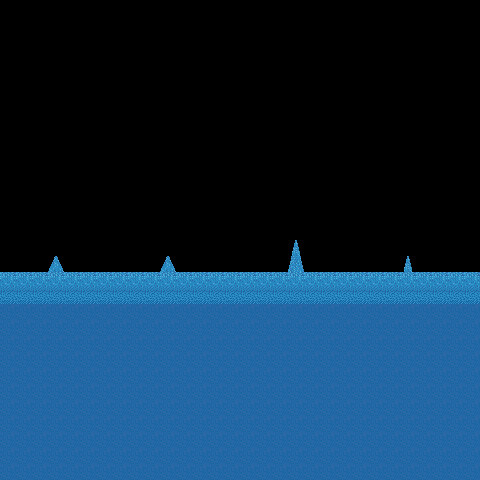

The image is a tile-based game level rendered from a .tmx file. Its description and complete source (layers, tilesets, objects, tile grids) follow:
An orthogonal 30x30 tile map with 16x16 px tiles, 2 tile layers (walls, obstacles).

<map version="1.10" tiledversion="1.10.2" orientation="orthogonal" renderorder="right-down" width="30" height="30" tilewidth="16" tileheight="16" infinite="0" nextlayerid="3" nextobjectid="1">
 <tileset firstgid="1" source="../ice.tsx" />
 <layer id="1" name="walls" width="30" height="30">
  <data encoding="csv">
0,0,0,0,0,0,0,0,0,0,0,0,0,0,0,0,0,0,0,0,0,0,0,0,0,0,0,0,0,0,
0,0,0,0,0,0,0,0,0,0,0,0,0,0,0,0,0,0,0,0,0,0,0,0,0,0,0,0,0,0,
0,0,0,0,0,0,0,0,0,0,0,0,0,0,0,0,0,0,0,0,0,0,0,0,0,0,0,0,0,0,
0,0,0,0,0,0,0,0,0,0,0,0,0,0,0,0,0,0,0,0,0,0,0,0,0,0,0,0,0,0,
0,0,0,0,0,0,0,0,0,0,0,0,0,0,0,0,0,0,0,0,0,0,0,0,0,0,0,0,0,0,
0,0,0,0,0,0,0,0,0,0,0,0,0,0,0,0,0,0,0,0,0,0,0,0,0,0,0,0,0,0,
0,0,0,0,0,0,0,0,0,0,0,0,0,0,0,0,0,0,0,0,0,0,0,0,0,0,0,0,0,0,
0,0,0,0,0,0,0,0,0,0,0,0,0,0,0,0,0,0,0,0,0,0,0,0,0,0,0,0,0,0,
0,0,0,0,0,0,0,0,0,0,0,0,0,0,0,0,0,0,0,0,0,0,0,0,0,0,0,0,0,0,
0,0,0,0,0,0,0,0,0,0,0,0,0,0,0,0,0,0,0,0,0,0,0,0,0,0,0,0,0,0,
0,0,0,0,0,0,0,0,0,0,0,0,0,0,0,0,0,0,0,0,0,0,0,0,0,0,0,0,0,0,
0,0,0,0,0,0,0,0,0,0,0,0,0,0,0,0,0,0,0,0,0,0,0,0,0,0,0,0,0,0,
0,0,0,0,0,0,0,0,0,0,0,0,0,0,0,0,0,0,0,0,0,0,0,0,0,0,0,0,0,0,
0,0,0,0,0,0,0,0,0,0,0,0,0,0,0,0,0,0,0,0,0,0,0,0,0,0,0,0,0,0,
0,0,0,0,0,0,0,0,0,0,0,0,0,0,0,0,0,0,0,0,0,0,0,0,0,0,0,0,0,0,
0,0,0,0,0,0,0,0,0,0,0,0,0,0,0,0,0,0,0,0,0,0,0,0,0,0,0,0,0,0,
0,0,0,0,0,0,0,0,0,0,0,0,0,0,0,0,0,0,0,0,0,0,0,0,0,0,0,0,0,0,
5,5,5,5,5,5,5,5,5,5,5,5,5,5,5,5,5,5,5,5,5,5,5,5,5,5,5,5,5,5,
9,9,9,9,9,9,9,9,9,9,9,9,9,9,9,9,9,9,9,9,9,9,9,9,9,9,9,9,9,9,
13,13,13,13,13,13,13,13,13,13,13,13,13,13,13,13,13,13,13,13,13,13,13,13,13,13,13,13,13,13,
13,13,13,13,13,13,13,13,13,13,13,13,13,13,13,13,13,13,13,13,13,13,13,13,13,13,13,13,13,13,
13,13,13,13,13,13,13,13,13,13,13,13,13,13,13,13,13,13,13,13,13,13,13,13,13,13,13,13,13,13,
13,13,13,13,13,13,13,13,13,13,13,13,13,13,13,13,13,13,13,13,13,13,13,13,13,13,13,13,13,13,
13,13,13,13,13,13,13,13,13,13,13,13,13,13,13,13,13,13,13,13,13,13,13,13,13,13,13,13,13,13,
13,13,13,13,13,13,13,13,13,13,13,13,13,13,13,13,13,13,13,13,13,13,13,13,13,13,13,13,13,13,
13,13,13,13,13,13,13,13,13,13,13,13,13,13,13,13,13,13,13,13,13,13,13,13,13,13,13,13,13,13,
13,13,13,13,13,13,13,13,13,13,13,13,13,13,13,13,13,13,13,13,13,13,13,13,13,13,13,13,13,13,
13,13,13,13,13,13,13,13,13,13,13,13,13,13,13,13,13,13,13,13,13,13,13,13,13,13,13,13,13,13,
13,13,13,13,13,13,13,13,13,13,13,13,13,13,13,13,13,13,13,13,13,13,13,13,13,13,13,13,13,13,
13,13,13,13,13,13,13,13,13,13,13,13,13,13,13,13,13,13,13,13,13,13,13,13,13,13,13,13,13,13
</data>
 </layer>
 <layer id="2" name="obstacles" width="30" height="30">
  <data encoding="csv">
0,0,0,0,0,0,0,0,0,0,0,0,0,0,0,0,0,0,0,0,0,0,0,0,0,0,0,0,0,0,
0,0,0,0,0,0,0,0,0,0,0,0,0,0,0,0,0,0,0,0,0,0,0,0,0,0,0,0,0,0,
0,0,0,0,0,0,0,0,0,0,0,0,0,0,0,0,0,0,0,0,0,0,0,0,0,0,0,0,0,0,
0,0,0,0,0,0,0,0,0,0,0,0,0,0,0,0,0,0,0,0,0,0,0,0,0,0,0,0,0,0,
0,0,0,0,0,0,0,0,0,0,0,0,0,0,0,0,0,0,0,0,0,0,0,0,0,0,0,0,0,0,
0,0,0,0,0,0,0,0,0,0,0,0,0,0,0,0,0,0,0,0,0,0,0,0,0,0,0,0,0,0,
0,0,0,0,0,0,0,0,0,0,0,0,0,0,0,0,0,0,0,0,0,0,0,0,0,0,0,0,0,0,
0,0,0,0,0,0,0,0,0,0,0,0,0,0,0,0,0,0,0,0,0,0,0,0,0,0,0,0,0,0,
0,0,0,0,0,0,0,0,0,0,0,0,0,0,0,0,0,0,0,0,0,0,0,0,0,0,0,0,0,0,
0,0,0,0,0,0,0,0,0,0,0,0,0,0,0,0,0,0,0,0,0,0,0,0,0,0,0,0,0,0,
0,0,0,0,0,0,0,0,0,0,0,0,0,0,0,0,0,0,0,0,0,0,0,0,0,0,0,0,0,0,
0,0,0,0,0,0,0,0,0,0,0,0,0,0,0,0,0,0,0,0,0,0,0,0,0,0,0,0,0,0,
0,0,0,0,0,0,0,0,0,0,0,0,0,0,0,0,0,0,0,0,0,0,0,0,0,0,0,0,0,0,
0,0,0,0,0,0,0,0,0,0,0,0,0,0,0,0,0,0,0,0,0,0,0,0,0,0,0,0,0,0,
0,0,0,0,0,0,0,0,0,0,0,0,0,0,0,0,0,0,0,0,0,0,0,0,0,0,0,0,0,0,
0,0,0,0,0,0,0,0,0,0,0,0,0,0,0,0,0,0,4,0,0,0,0,0,0,0,0,0,0,0,
0,0,0,3,0,0,0,0,0,0,3,0,0,0,0,0,0,0,8,0,0,0,0,0,0,4,0,0,0,0,
0,0,0,0,0,0,0,0,0,0,0,0,0,0,0,0,0,0,0,0,0,0,0,0,0,0,0,0,0,0,
0,0,0,0,0,0,0,0,0,0,0,0,0,0,0,0,0,0,0,0,0,0,0,0,0,0,0,0,0,0,
0,0,0,0,0,0,0,0,0,0,0,0,0,0,0,0,0,0,0,0,0,0,0,0,0,0,0,0,0,0,
0,0,0,0,0,0,0,0,0,0,0,0,0,0,0,0,0,0,0,0,0,0,0,0,0,0,0,0,0,0,
0,0,0,0,0,0,0,0,0,0,0,0,0,0,0,0,0,0,0,0,0,0,0,0,0,0,0,0,0,0,
0,0,0,0,0,0,0,0,0,0,0,0,0,0,0,0,0,0,0,0,0,0,0,0,0,0,0,0,0,0,
0,0,0,0,0,0,0,0,0,0,0,0,0,0,0,0,0,0,0,0,0,0,0,0,0,0,0,0,0,0,
0,0,0,0,0,0,0,0,0,0,0,0,0,0,0,0,0,0,0,0,0,0,0,0,0,0,0,0,0,0,
0,0,0,0,0,0,0,0,0,0,0,0,0,0,0,0,0,0,0,0,0,0,0,0,0,0,0,0,0,0,
0,0,0,0,0,0,0,0,0,0,0,0,0,0,0,0,0,0,0,0,0,0,0,0,0,0,0,0,0,0,
0,0,0,0,0,0,0,0,0,0,0,0,0,0,0,0,0,0,0,0,0,0,0,0,0,0,0,0,0,0,
0,0,0,0,0,0,0,0,0,0,0,0,0,0,0,0,0,0,0,0,0,0,0,0,0,0,0,0,0,0,
0,0,0,0,0,0,0,0,0,0,0,0,0,0,0,0,0,0,0,0,0,0,0,0,0,0,0,0,0,0
</data>
 </layer>
</map>
